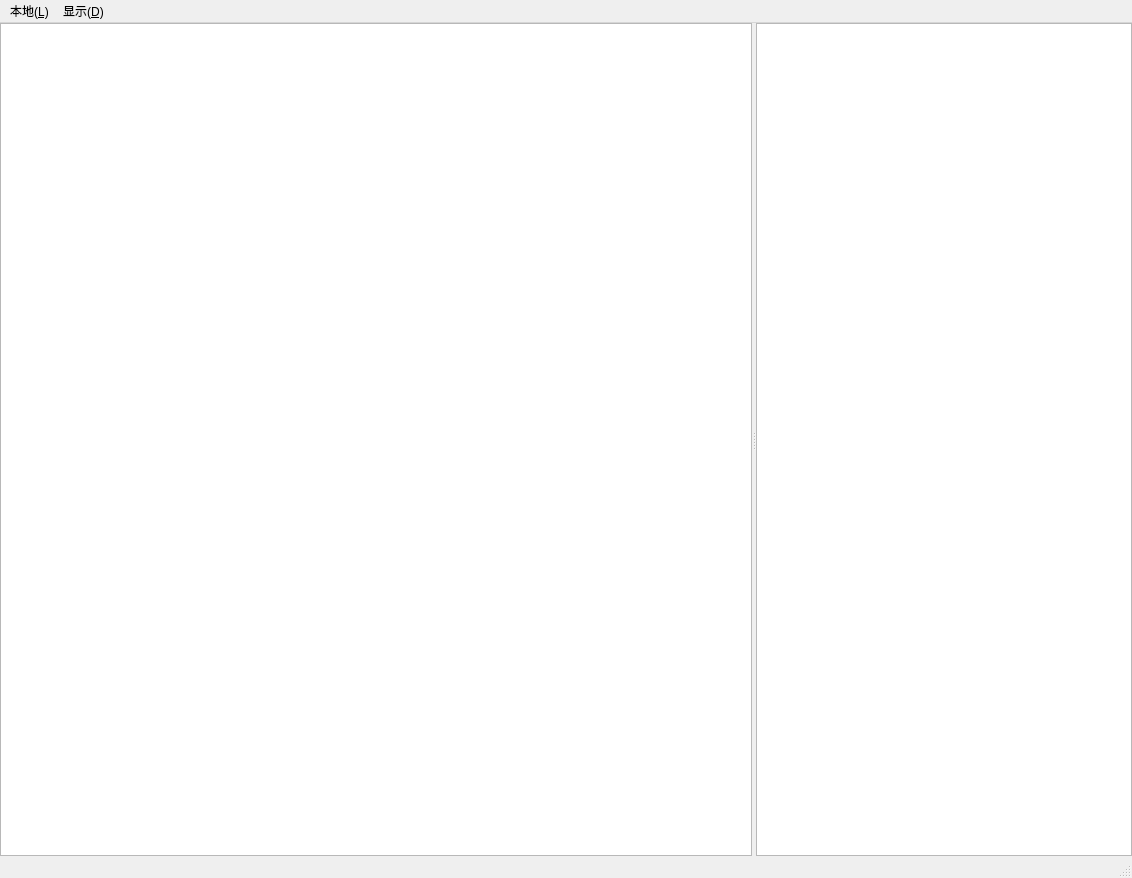
<?xml version="1.0" encoding="UTF-8"?>
<ui version="4.0">
 <class>MainWindow</class>
 <widget class="QMainWindow" name="MainWindow">
  <property name="geometry">
   <rect>
    <x>0</x>
    <y>0</y>
    <width>1132</width>
    <height>878</height>
   </rect>
  </property>
  <property name="windowTitle">
   <string>MainWindow</string>
  </property>
  <property name="styleSheet">
   <string notr="true"/>
  </property>
  <widget class="QWidget" name="centralwidget">
   <property name="sizePolicy">
    <sizepolicy hsizetype="Preferred" vsizetype="Preferred">
     <horstretch>0</horstretch>
     <verstretch>0</verstretch>
    </sizepolicy>
   </property>
   <layout class="QHBoxLayout" name="horizontalLayout">
    <property name="leftMargin">
     <number>0</number>
    </property>
    <property name="topMargin">
     <number>0</number>
    </property>
    <property name="rightMargin">
     <number>0</number>
    </property>
    <property name="bottomMargin">
     <number>0</number>
    </property>
    <item>
     <widget class="QSplitter" name="splitter">
      <property name="orientation">
       <enum>Qt::Horizontal</enum>
      </property>
      <widget class="QColumnView" name="columnView">
       <property name="enabled">
        <bool>true</bool>
       </property>
       <property name="sizePolicy">
        <sizepolicy hsizetype="Preferred" vsizetype="Expanding">
         <horstretch>2</horstretch>
         <verstretch>0</verstretch>
        </sizepolicy>
       </property>
       <property name="font">
        <font>
         <pointsize>9</pointsize>
        </font>
       </property>
       <property name="mouseTracking">
        <bool>false</bool>
       </property>
       <property name="styleSheet">
        <string notr="true"/>
       </property>
       <property name="sizeAdjustPolicy">
        <enum>QAbstractScrollArea::AdjustIgnored</enum>
       </property>
      </widget>
      <widget class="QTableView" name="tableView">
       <property name="sizePolicy">
        <sizepolicy hsizetype="Preferred" vsizetype="Preferred">
         <horstretch>1</horstretch>
         <verstretch>0</verstretch>
        </sizepolicy>
       </property>
       <attribute name="horizontalHeaderMinimumSectionSize">
        <number>30</number>
       </attribute>
       <attribute name="verticalHeaderMinimumSectionSize">
        <number>30</number>
       </attribute>
      </widget>
     </widget>
    </item>
   </layout>
  </widget>
  <widget class="QMenuBar" name="menubar">
   <property name="geometry">
    <rect>
     <x>0</x>
     <y>0</y>
     <width>1132</width>
     <height>26</height>
    </rect>
   </property>
   <widget class="QMenu" name="menu_L">
    <property name="title">
     <string>本地(&amp;L)</string>
    </property>
    <addaction name="action_refresh"/>
    <addaction name="action_openfolder"/>
    <addaction name="action_win_explorer_open"/>
   </widget>
   <widget class="QMenu" name="menu_D">
    <property name="title">
     <string>显示(&amp;D)</string>
    </property>
    <addaction name="action_detail"/>
   </widget>
   <addaction name="menu_L"/>
   <addaction name="menu_D"/>
  </widget>
  <widget class="QStatusBar" name="statusbar"/>
  <action name="action_refresh">
   <property name="text">
    <string>刷新(&amp;R)</string>
   </property>
   <property name="shortcut">
    <string>Ctrl+R</string>
   </property>
  </action>
  <action name="action_openfolder">
   <property name="text">
    <string>打开(&amp;O)</string>
   </property>
   <property name="shortcut">
    <string>Ctrl+O</string>
   </property>
  </action>
  <action name="action_win_explorer_open">
   <property name="text">
    <string>外部打开(&amp;E)</string>
   </property>
   <property name="shortcut">
    <string>Ctrl+E</string>
   </property>
  </action>
  <action name="action_sort">
   <property name="text">
    <string>排序(&amp;S)</string>
   </property>
   <property name="shortcut">
    <string>Ctrl+S</string>
   </property>
  </action>
  <action name="action_detail">
   <property name="text">
    <string>文件详情(&amp;D)</string>
   </property>
   <property name="shortcut">
    <string>Ctrl+D</string>
   </property>
  </action>
 </widget>
 <resources/>
 <connections/>
</ui>
